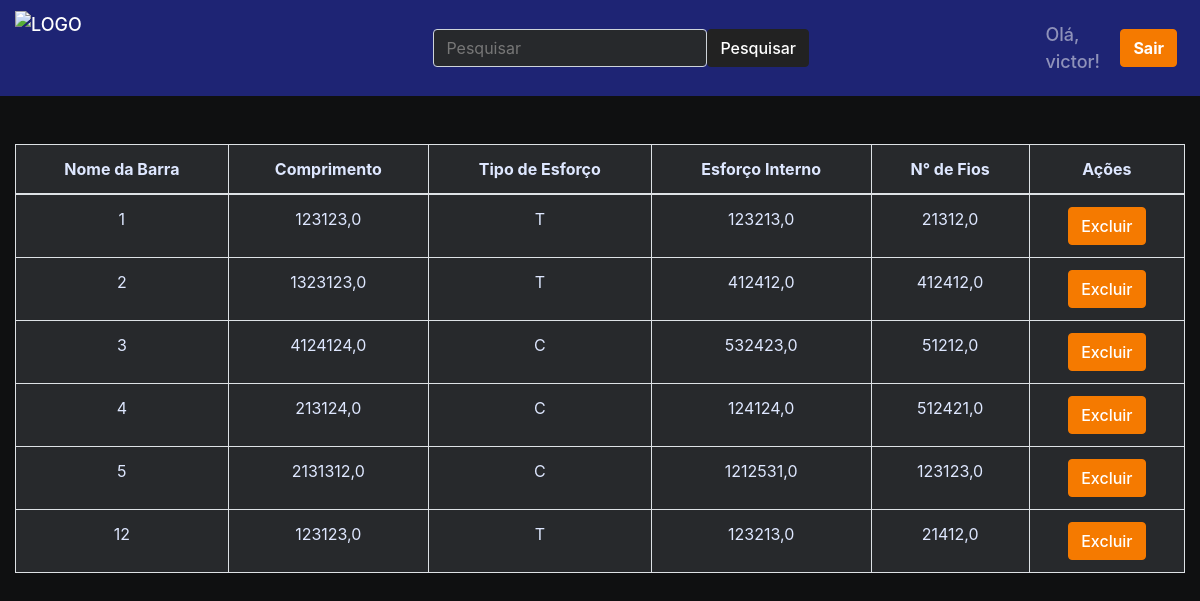
The page /ponte/victor/1/ (signed in) on the database its author committed.
### ponte/models.py (models this page shows, shortened)
class Barra(models.Model):
    ponte = models.ForeignKey(Ponte, on_delete=models.CASCADE, related_name='barras')
    nome = models.CharField(max_length=50)
    cm = models.FloatField(null=True)
    esforco_interno = models.FloatField(null=True)
    tipo = models.CharField(max_length=1, choices=tipos)
    n_fios = models.FloatField(null=True, blank=True)
    n_fios_revisados = models.FloatField(null=True, blank=True)
    created_at = models.DateTimeField(auto_now_add=True)
    updated_at = models.DateTimeField(auto_now=True)
    class Meta:
        verbose_name_plural = 'Barras'

### ponte/views.py (the view)
# urls.py: path('ponte/<str:username>/<int:ponte_id>/', ponte_detail, name='ponte_detail'),
def ponte_detail(request, username, ponte_id):
    ponte = get_object_or_404(Ponte, id=ponte_id, autor__username=username)
    barras = Barra.objects.filter(ponte=ponte)
    return render(request, 'ponte/pages/resultados.html', {'ponte': ponte, 'barras': barras})

### ponte/templates/ponte/pages/resultados.html (shortened to what this page needs)
{% extends 'global/base.html' %}
{% load static %}
{% block content %}
<br><br>
{% include "ponte/partials/table.html" %}
{% endblock content %}

### ponte/templates/ponte/partials/navbar1.html (shortened to what this page needs)
{% load static %}
<nav class="navbar navbar-dark bg-primary navbar-expand-lg p-0 w-100">
    <div class="container-fluid">
        <a class="navbar-brand"
            href="{% url 'index' %} ">
            <img src="{% static 'ponte/icons/logomarcacalc.png' %}"
                alt="Logo"
                width="150"
                height="80"
                class="d-inline-block align-text-top"
                style="filter: brightness(1.0)" />
        </a>
        <div class="collapse navbar-collapse"
            id="navbarNavDropdown">
            <ul class="navbar-nav">
                <li class="nav-item">
                </li>
            </ul>
        </div>
        <div class="container-fluid d-flex justify-content-center padding">
            <form class="d-flex">
                <input class="form-control me-2" type="search" placeholder="Pesquisar" aria-label="Pesquisar">
                <button class="btn btn-dark" type="submit">Pesquisar</button>
            </form>
        </div>
        {% if user.is_authenticated %}
        <span class="navbar-text">
            Olá, {{ user.username }}!
        </span>
        <form action="{% url 'logout' %}" method="post" class="d-inline">
            <button type="submit" class="btn btn-danger ml-2 mr-2 font-weight-bold" role="button">Sair</button>
        </form>
    {% else %}
        <a href="{% url 'login' %}" class="btn btn-primary ml-2 mr-2 font-weight-bold" role="button">Login</a>
        <a href="{% url 'register' %}" class="btn btn-primary ml-2 mr-2 font-weight-bold" role="button">Registrar</a>
    {% endif %}
    </div>
</nav>

### ponte/templates/ponte/partials/table.html (shortened to what this page needs)
<div class="col mx-auto text-center">
    <table class="table table-bordered" style="background-color: #27292c; color: #dee7ff;">
        <thead>
            <tr>
                <th scope="col">Nome da Barra</th>
                <th scope="col">Comprimento</th>
                <th scope="col">Tipo de Esforço</th>
                <th scope="col">Esforço Interno</th>
                <th scope="col">N° de Fios</th>
                <th scope="col">Ações</th>
            </tr>
        </thead>
        <tbody>
            {% for barra in barras %}
            <tr>
                <td class="text-center">{{ barra.nome }}</td>
                <td class="text-center">{{ barra.cm }}</td>
                <td class="text-center">{{ barra.tipo }}</td>
                <td class="text-center">{{ barra.esforco_interno }}</td>
                <td class="text-center">{{ barra.n_fios }}</td>
                <td class="text-center">
                    <form method="post" action="{% url 'excluir_barra' username=ponte.autor.username ponte_id=ponte.id barra_id=barra.id %}">
                        <button class="btn btn-danger" type="submit">Excluir</button>
                    </form>
                </td>
            </tr>
            {% endfor %}
        </tbody>
    </table>
</div>

### rows shown on the page
Barra: nome "1", cm "123123,0", tipo "T", esforco_interno "123213,0", n_fios "21312,0"
Barra: nome "2", cm "1323123,0", tipo "T", esforco_interno "412412,0", n_fios "412412,0"
Barra: nome "3", cm "4124124,0", tipo "C", esforco_interno "532423,0", n_fios "51212,0"
Barra: nome "4", cm "213124,0", tipo "C", esforco_interno "124124,0", n_fios "512421,0"
Barra: nome "5", cm "2131312,0", tipo "C", esforco_interno "1212531,0", n_fios "123123,0"
Barra: nome "12", cm "123123,0", tipo "T", esforco_interno "123213,0", n_fios "21412,0"

### other values the page prints
{{ user.username }} "victor"
